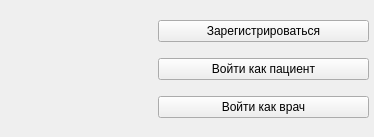
<?xml version="1.0" encoding="UTF-8"?>
<ui version="4.0">
 <class>MainWindow</class>
 <widget class="QMainWindow" name="MainWindow">
  <property name="geometry">
   <rect>
    <x>0</x>
    <y>0</y>
    <width>374</width>
    <height>137</height>
   </rect>
  </property>
  <property name="windowTitle">
   <string>Поликлиника</string>
  </property>
  <property name="styleSheet">
   <string notr="true">font: 16pt &quot;MS Shell Dlg 2&quot;;</string>
  </property>
  <widget class="QWidget" name="centralwidget">
   <widget class="QWidget" name="gridLayoutWidget">
    <property name="geometry">
     <rect>
      <x>158</x>
      <y>10</y>
      <width>211</width>
      <height>119</height>
     </rect>
    </property>
    <layout class="QGridLayout" name="layout">
     <item row="4" column="0">
      <widget class="QPushButton" name="login_doc">
       <property name="text">
        <string>Войти как врач</string>
       </property>
      </widget>
     </item>
     <item row="3" column="0">
      <widget class="QPushButton" name="login_patients">
       <property name="text">
        <string>Войти как пациент</string>
       </property>
      </widget>
     </item>
     <item row="2" column="0">
      <widget class="QPushButton" name="reg">
       <property name="text">
        <string>Зарегистрироваться</string>
       </property>
      </widget>
     </item>
    </layout>
   </widget>
   <widget class="QLabel" name="picture">
    <property name="geometry">
     <rect>
      <x>10</x>
      <y>10</y>
      <width>120</width>
      <height>120</height>
     </rect>
    </property>
    <property name="text">
     <string/>
    </property>
   </widget>
  </widget>
 </widget>
 <resources/>
 <connections/>
</ui>
